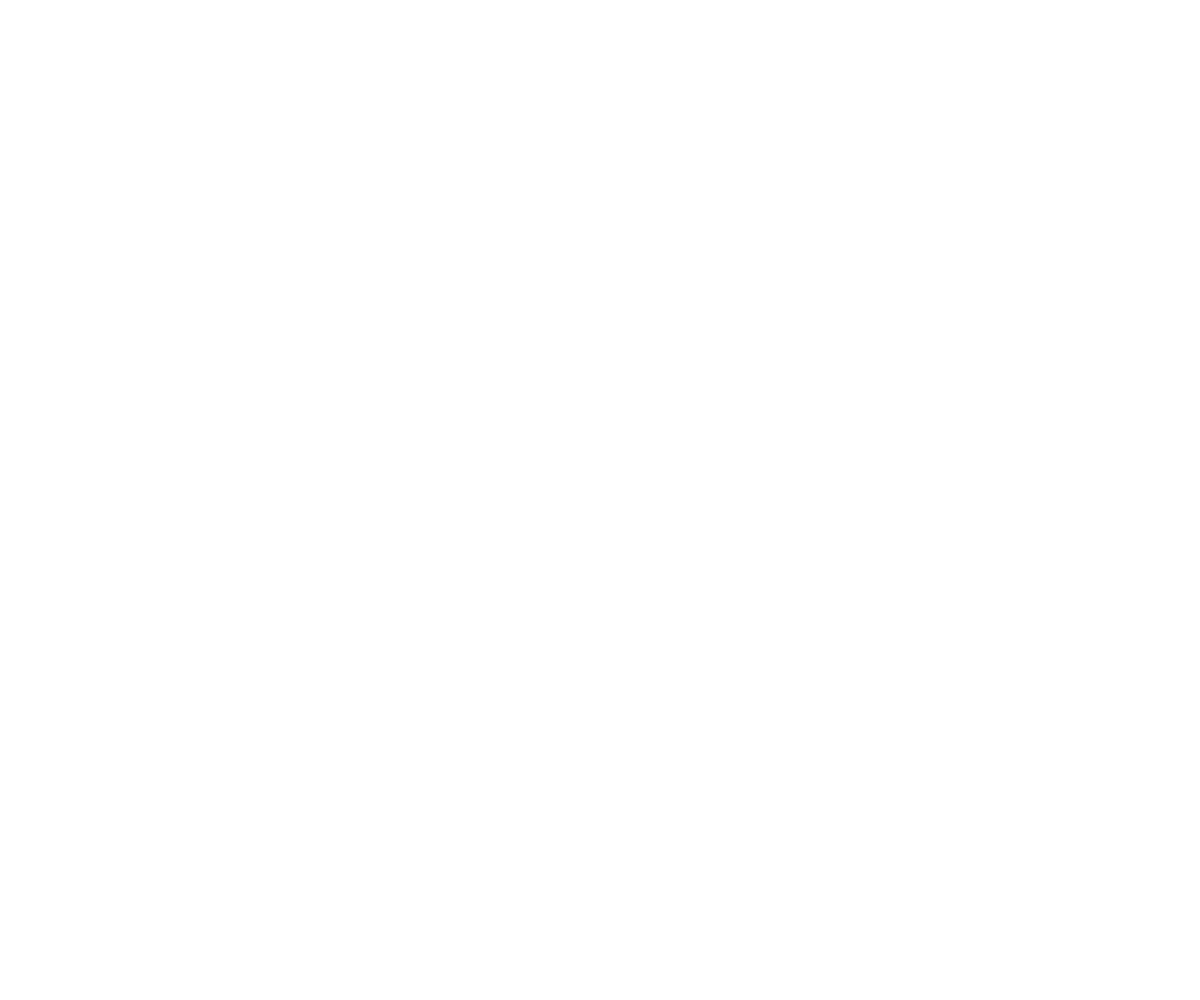
Frame 1 (no input)
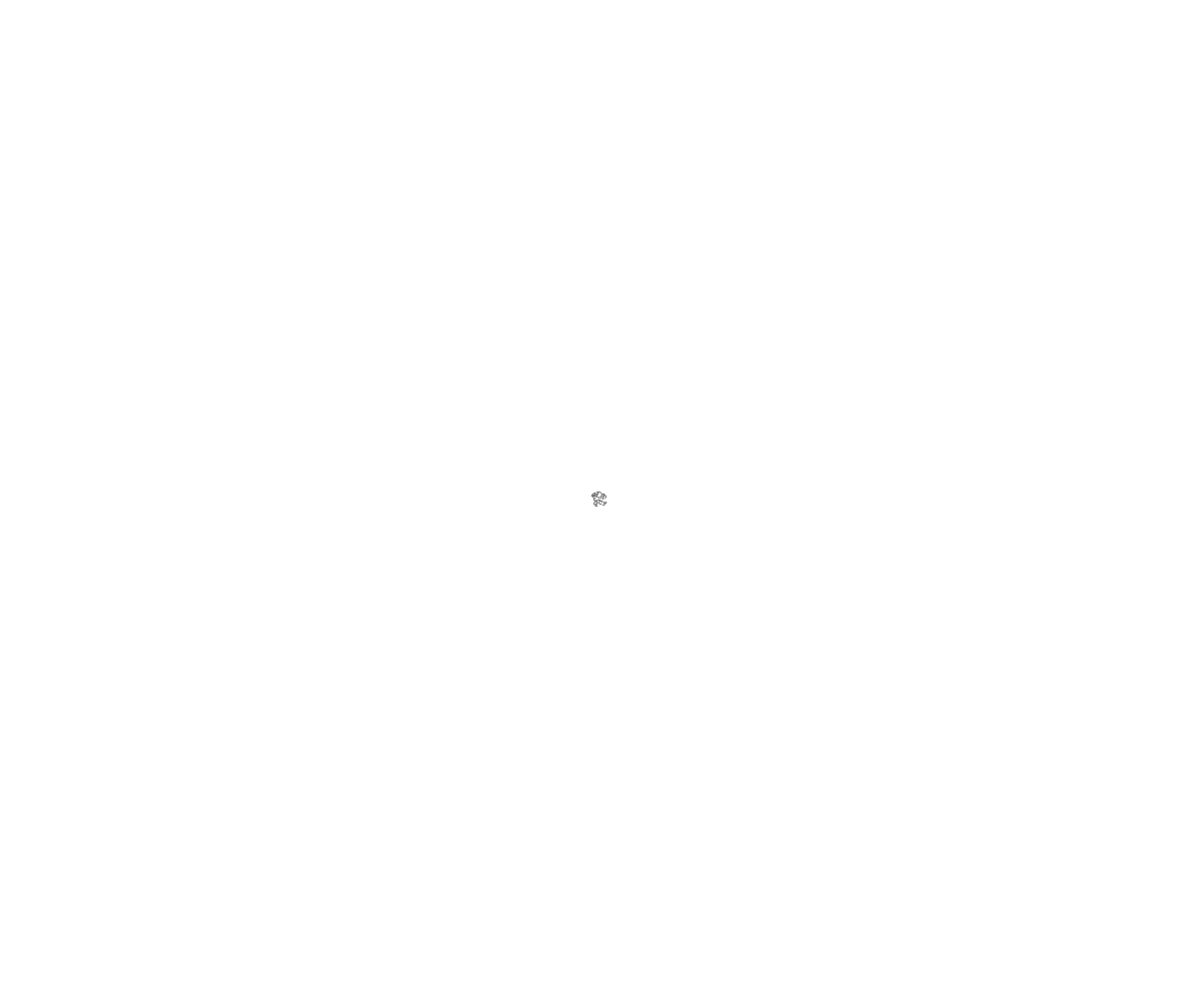
Frame 60 (no input)
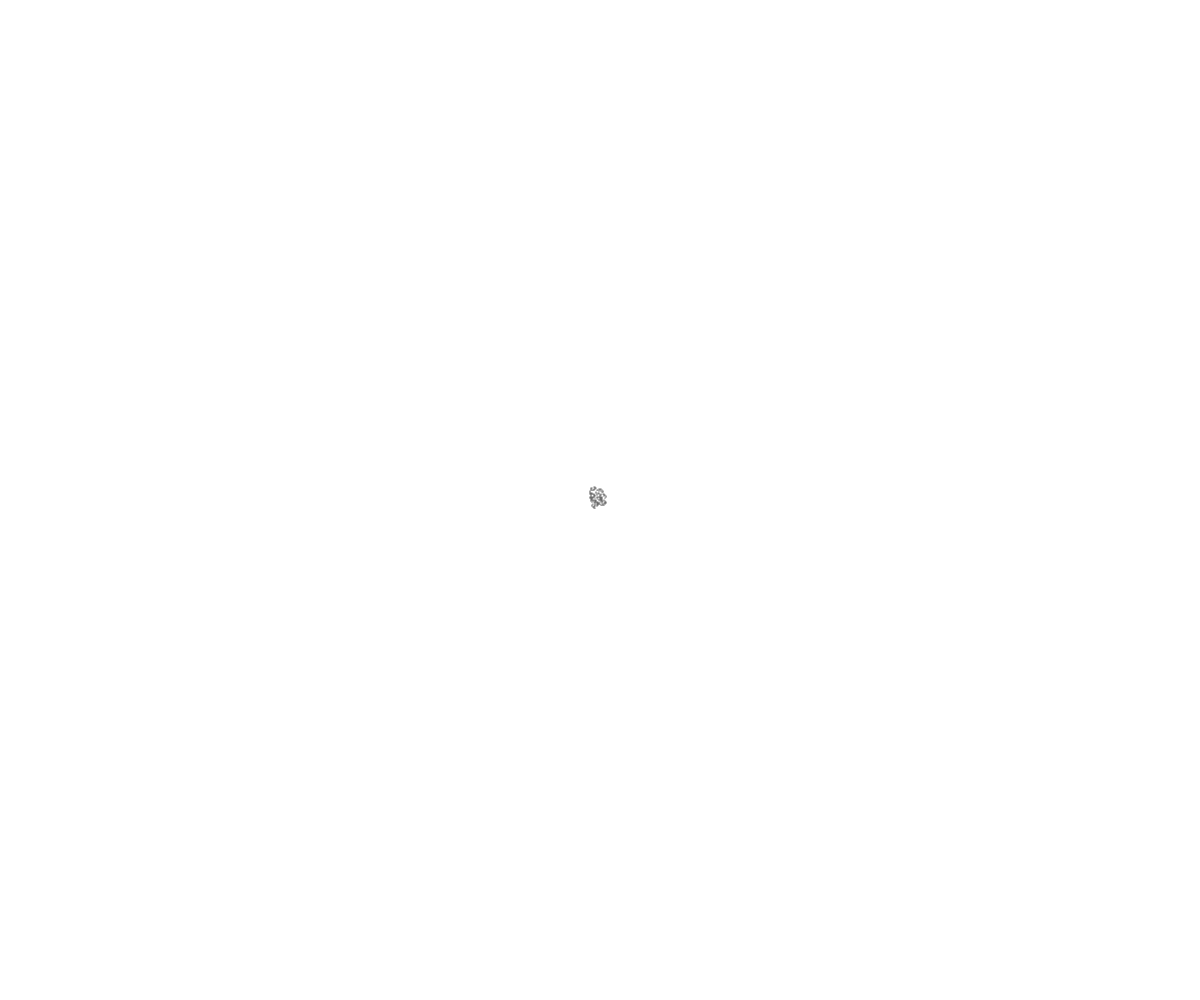
Frame 120 (the mouse pressed at the canvas centre since frame 60)

The p5.js sketch that drew these frames (run headless with seeded random() and noise() and a simulated clock; from frame 60 on, the mouse is pressed at the canvas centre):

// p5.js sketch
// ── sketch.js
function make2DArray(cols, rows){
  let arr = new Array(cols);
  for (let i=0; i<arr.length; i++) {
    arr[i] = new Array(rows);
  }
  return arr;
}

let grid;
let cols;
let rows;
let resolution = 1;
let x;
let y;
let direction;
let itterations;

function setup() {
  createCanvas(windowWidth, windowHeight);
  cols = floor(width / resolution);
  rows = floor(height / resolution);
  grid = make2DArray(cols, rows);

  for (let i=0; i<cols; i++) {
    for (let j=0; j<rows; j++) {
      grid[i][j] = 0;
    }
  }
  console.log(grid);

  x = floor(cols/2);
  y = floor(rows/2);
  direction = [-1, 0];
  console.log(direction);

  itterations = createSlider(1,10000, 10, 10);
}

function update() {
  new_direction = [];
  if (grid[x][y] == 0) {
    new_direction[0] = -direction[1];
    new_direction[1] = direction[0];
  } else {
    new_direction[0] = direction[1];
    new_direction[1] = -direction[0];
  }
  direction = new_direction;
  grid[x][y] = (grid[x][y]+1) % 2;
  x += direction[0];
  y += direction[1];

  if (x == cols) x -= cols;
  if (y == rows) y -= rows;
  if (x < 0) x += cols;
  if (y < 0) y += rows;
}

function draw() {
  background(255);

  for (let i=0; i<cols; i++) {
    for (let j=0; j<rows; j++) {
      n = i * resolution;
      m = j * resolution;
      if (grid[i][j] == 1) {
        fill(0);
        strokeWeight(1);
        point(n, m);
      }
    }
  }

  for (var i=0; i<itterations.value(); i++) {
    update();
  }

}
